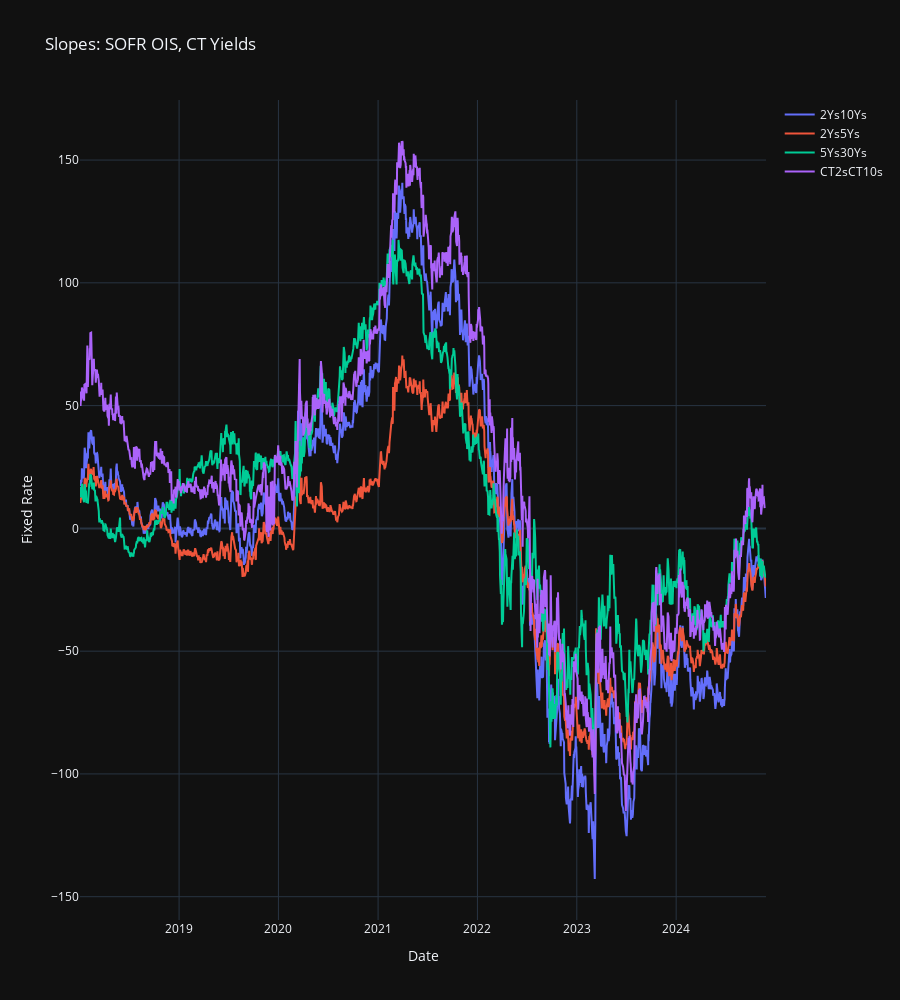

The code cell stored with this chart in its notebook:
### Code cell
swap_curve_spreads = [("2Y", "10Y"), ("2Y", "5Y"), ("5Y", "30Y")]
ct_curve_spreads = [("CT2", "CT10")]

fig = go.Figure()
for spread in swap_curve_spreads:
    fig.add_trace(go.Scatter(x=sofr_ois_df["Date"], y=(sofr_ois_df[spread[1]] - sofr_ois_df[spread[0]]) * 100, mode="lines", name=f"{spread[0]}s{spread[1]}s"))

for spread in ct_curve_spreads:
    fig.add_trace(go.Scatter(x=ct_df["Date"], y=(ct_df[spread[1]] - ct_df[spread[0]]) * 100, mode="lines", name=f"{spread[0]}s{spread[1]}s"))

fig.update_layout(title=f"Slopes: SOFR OIS, CT Yields", xaxis_title="Date", yaxis_title="Fixed Rate", template="plotly_dark", height=1000)
fig.update_xaxes(
    showgrid=True,
    showspikes=True,
    spikecolor="white",
    spikesnap="cursor",
    spikemode="across",
)
fig.update_yaxes(showgrid=True, showspikes=True, spikecolor="white", spikesnap="cursor", spikethickness=0.5)
fig.show()

### Figure 1 — Plotly figure (JSON) as saved in the notebook; plotly's stock layout.template omitted (floating-point values rounded to 4 significant figures; data arrays with more than 128 entries replaced by an {"elided": "..."} marker saying what was removed)
{"data": [{"mode": "lines", "name": "2Ys10Ys", "type": "scatter", "x": {"elided": "1722 str values"}, "y": {"elided": "1722 float values"}}, {"mode": "lines", "name": "2Ys5Ys", "type": "scatter", "x": {"elided": "1722 str values"}, "y": {"elided": "1722 float values"}}, {"mode": "lines", "name": "5Ys30Ys", "type": "scatter", "x": {"elided": "1722 str values"}, "y": {"elided": "1722 float values"}}, {"mode": "lines", "name": "CT2sCT10s", "type": "scatter", "x": {"elided": "1698 str values"}, "y": {"elided": "1698 float values"}}], "layout": {"height": 1000, "title": {"text": "Slopes: SOFR OIS, CT Yields"}, "xaxis": {"showgrid": true, "showspikes": true, "spikecolor": "white", "spikemode": "across", "spikesnap": "cursor", "title": {"text": "Date"}}, "yaxis": {"showgrid": true, "showspikes": true, "spikecolor": "white", "spikesnap": "cursor", "spikethickness": 0.5, "title": {"text": "Fixed Rate"}}}}
